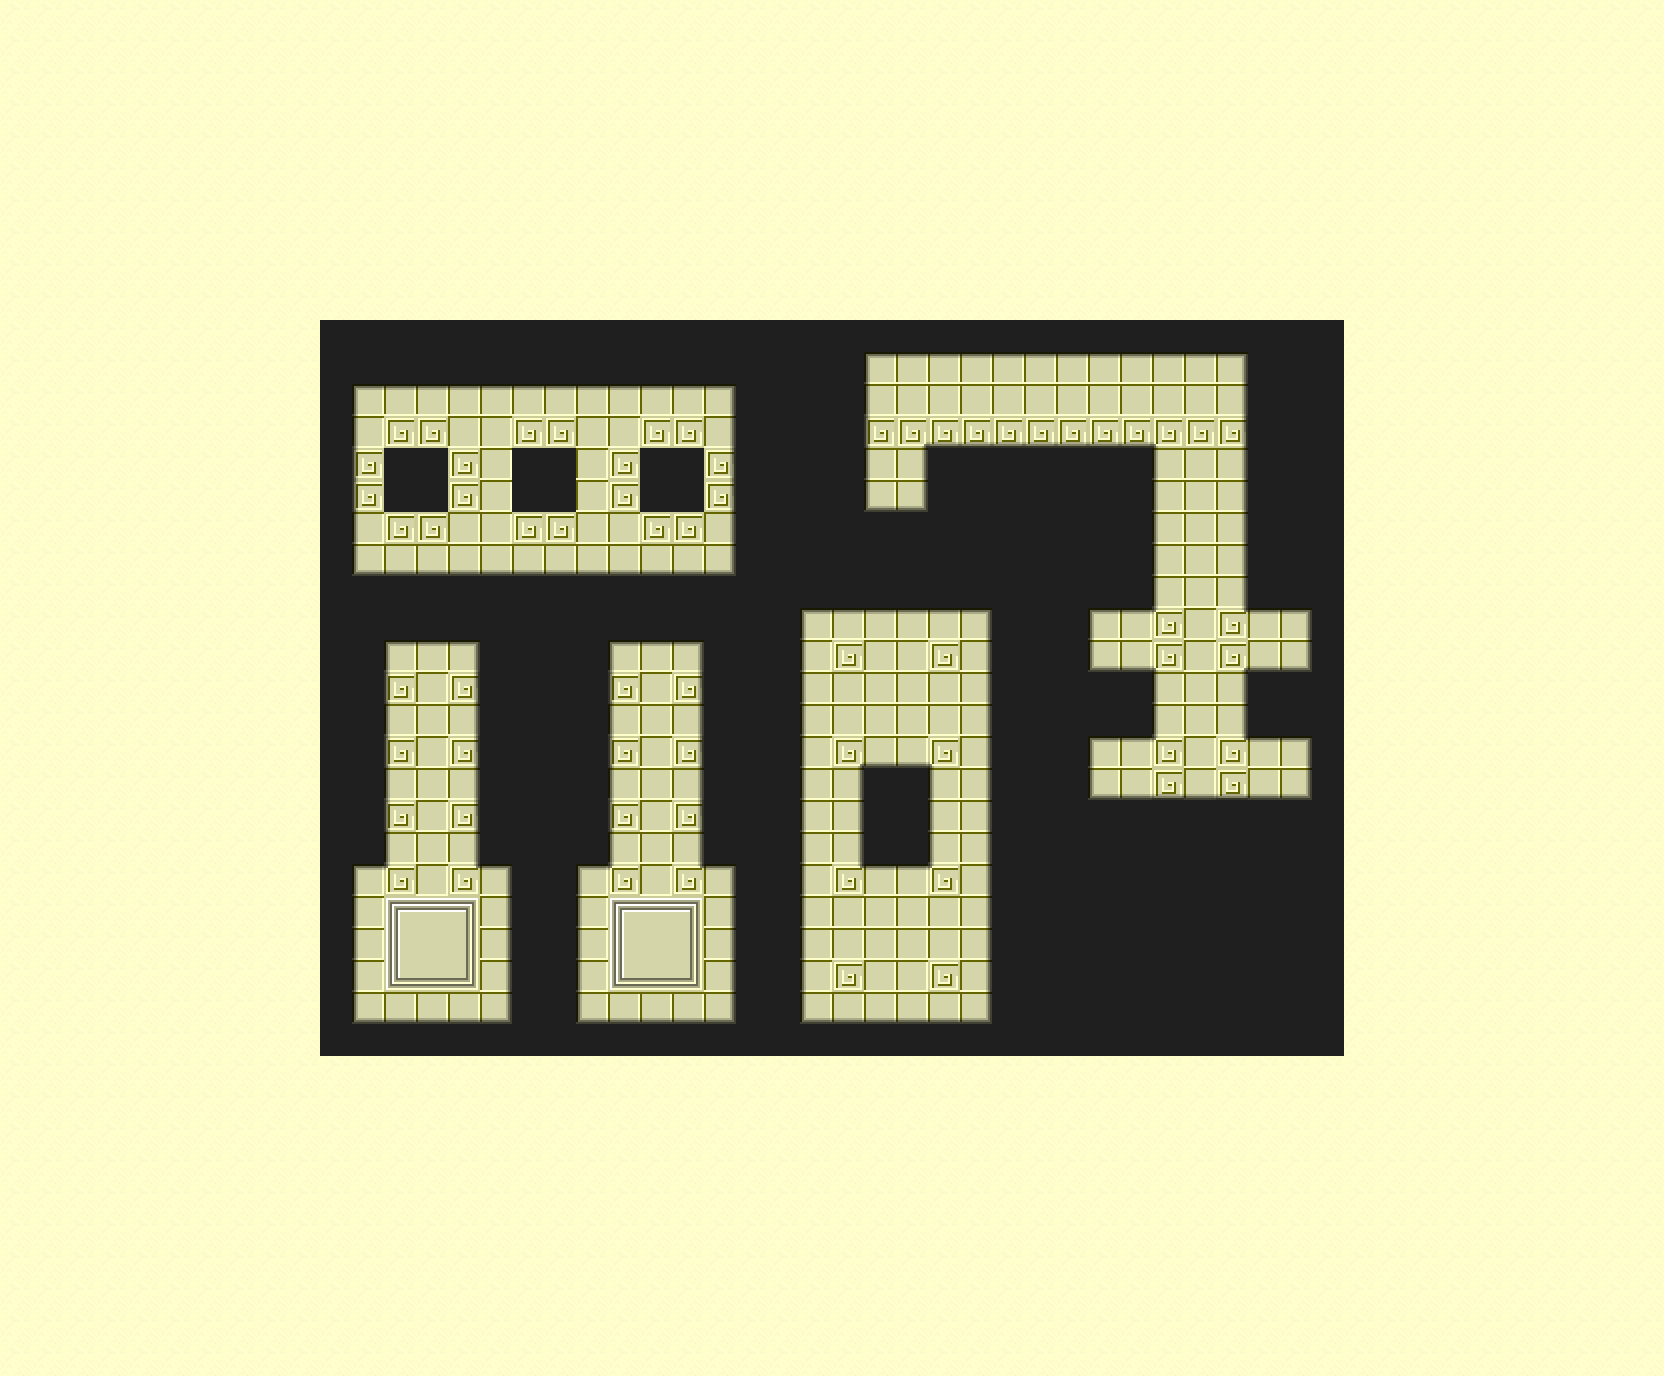

This is a level from a 2D game, rendered from its Tiled map with the project's own tilesets. A one-line summary and the map file follow, with tile-layer data summarised:
An orthogonal 52x43 tile map with 32x32 px tiles, 2 tile layers (Foreground, Collision) and 2 objects (spawn, goal).

<map version="1.0" orientation="orthogonal" width="52" height="43" tilewidth="32" tileheight="32">
 <tileset firstgid="1" name="tileset2" tilewidth="32" tileheight="32">
  <image source="tileset2.png" width="512" height="512" />
 </tileset>
 <layer name="Foreground" width="52" height="43">
  <data>[2236 cells, 2236 non-empty, 50 distinct tile ids]</data>
 </layer>
 <layer name="Collision" width="52" height="43">
  <data>[2236 cells, 423 non-empty, 1 distinct tile ids]</data>
 </layer>
 <objectgroup name="Object Layer" width="52" height="43">
  <object name="Spawn" type="spawn" x="416" y="928" width="32" height="32" />
  <object name="Goal" type="goal" x="640" y="928" width="32" height="32" />
 </objectgroup>
</map>
